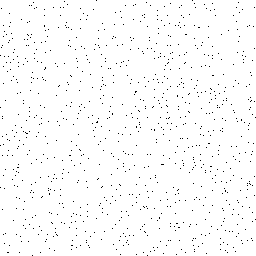
#> input picture ch09_optimising/data/data_points.png, 256 x 256 px
$ python step01_k_nearest_neighbours.py
#> lines starting #> are read from the running program, lines starting #| are printed output that depends on the picture
"""
First step - refactor code to improve code quality, more Pythonic

Duration at start 3.3345918750001147
Duration at end 3.212699353000062
"""
import timeit

from PIL import Image

SOURCE_FILE = '../data/data_points.png'
TARGET_FILE = '../data/data_points_grouped.gif'
ITERATIONS = 100
K = 4
GROUP_COLOURS = [
    (255, 0, 0),
    (0, 255, 0),
    (0, 0, 255),
    (255, 255, 0),
    (255, 0, 255),
    (0, 255, 255)
]


class Point:
    def __init__(self, x, y, group=None):
        self.x = x
        self.y = y
        self.group = group

    def copy(self):
        return Point(self.x, self.y, self.group)

    def __repr__(self):
        return f'Point({self.x}, {self.y}), group = {self.group}'

    def distance_to(self, point):
        return ((self.x - point.x) ** 2 + (self.y - point.y) ** 2) ** 0.5

    def closest_centre(self, centres):
        closest = None
        for centre in centres:
            if closest is None or self.distance_to(centre) < self.distance_to(closest):
                closest = centre
        return closest


def main():
    source_image = Image.open(SOURCE_FILE)
#> source_image is the input picture: PIL image 256x256 RGB; 98.5% white; black in thin lines or dots
    points = [
        Point(x, y)
        for x in range(source_image.width)
        for y in range(source_image.height)
        if source_image.getpixel((x, y)) != (255, 255, 255)
    ]
#> points = 995 items

    centres = []
    for group, point in enumerate(points[:K]):
        centre_point = point.copy()
        centre_point.group = group
        centres.append(centre_point)
#> this loop made 4 passes
#> after the loop, centres = 4 items

    print(centres)
#| [Point(0, 55), group = 0, Point(0, 107), group = 1, Point(0, 145), group = 2, Point(0, 187), group = 3]
    images = []
#> images = []
    for _ in range(ITERATIONS):
        for point in points:
            point.group = point.closest_centre(centres).group

        new_centres = []
        for group in range(K):
            points_in_group = [point for point in points if point.group == group]
            sum_x = sum([point.x for point in points_in_group])
            sum_y = sum([point.y for point in points_in_group])
            new_centre = Point(sum_x / len(points_in_group), sum_y / len(points_in_group))
            new_centre.group = group
            new_centres.append(new_centre)
        centres = new_centres

        new_image = Image.new('RGB', source_image.size, (255, 255, 255))
        for point in points:
            new_image.putpixel((point.x, point.y), GROUP_COLOURS[point.group])
        images.append(new_image)
#> after the loop, images = 100 items
    images[0].save(TARGET_FILE, save_all=True, append_images=images[1:], duration=1000)
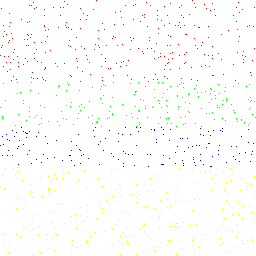
#> saved as data_points_grouped.gif: PIL image 256x256 RGB; mean R, G, B 253.6, 253.3, 251.7


if __name__ == '__main__':
    # print(timeit.timeit('main()', number=10, globals=locals()))
    main()
